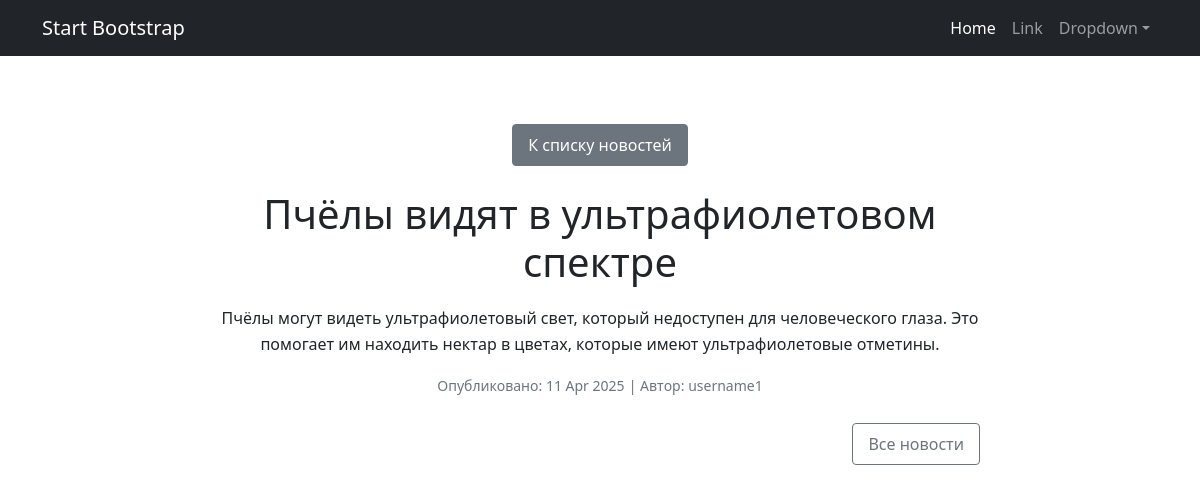
Before: /news/8 with the older database file.
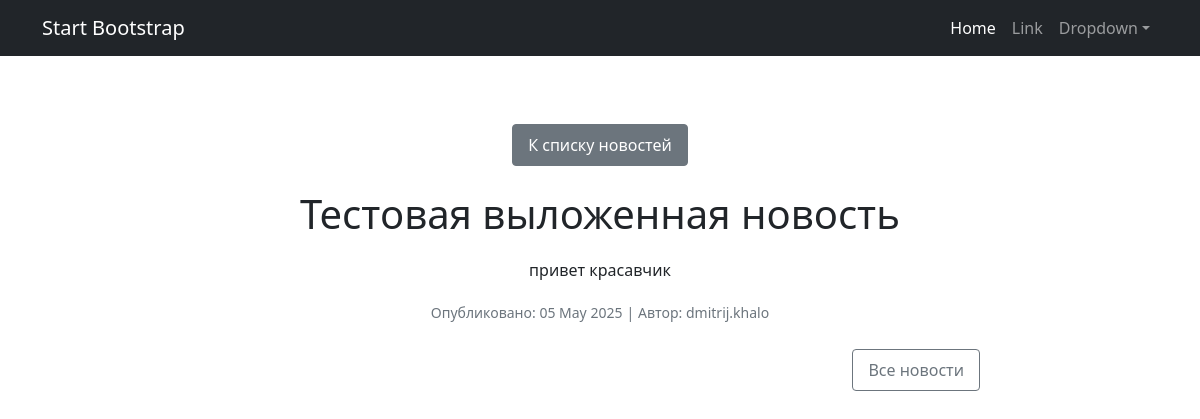
After: the same page with the newer database file.
### info/models.py (models this page shows, shortened)
class Post(models.Model):
    ARTICLE = 'AR'
    NEWS = 'NW'
    TYPE_CHOICES = [
        (ARTICLE, 'Статья'),
        (NEWS, 'Новость'),
    ]
    author = models.ForeignKey(User, on_delete=models.CASCADE, related_name='posts')
    type = models.CharField(max_length=2, choices=TYPE_CHOICES, default=NEWS)
    created_at = models.DateTimeField(auto_now_add=True)
    categories = models.ManyToManyField('Category', through='PostCategory')
    title = models.CharField(max_length=255)
    content = models.TextField()
    rating = models.IntegerField(default=0)

### info/views.py (the view)
# urls.py: path('news/<int:news_id>', news_detail, name='news_detail'),
def news_detail(request, news_id):
    post = get_object_or_404(Post, pk=news_id)
    return render(request, 'news_detail.html', {'post': post})

### accounts/templatetags/auth_extras.py (called while the page is built)
@register.filter(name='in_group')
def in_group(user, group_name):
    return user.groups.filter(name=group_name).exists()

### info/templatetags/my_filters.py (called while the page is built)
@register.filter(name='censor')
def censor(value):
    for pattern in BAD_PATTERNS:
        regex_pattern = re.compile(pattern, re.IGNORECASE)  # Игнорирование регистра
        value = regex_pattern.sub(lambda x: '*' * len(x.group()), value)
    return value

### templates/news_detail.html (shortened to what this page needs)
{% extends 'default.html' %}
{% load my_filters %}
{% load auth_extras %}
{% block content %}
<div class="news-detail">
    <div class="mb-4">
        <a href="{% url 'news' %}" class="btn btn-secondary">
             К списку новостей
        </a>
    </div>
    <h1>{{ post.title|censor }}</h1>
    <div class="news-content">
        <p>{{ post.content|censor }}</p>
        <p class="news-meta">
            <small>Опубликовано: {{ post.created_at|date:"d M Y" }}</small>
            {% if post.author %}
            <small> | Автор: {{ post.author.username }}</small>
            {% endif %}
        </p>
    </div>
    <div class="d-flex justify-content-between mt-4">
        <a href="{% url 'news' %}" class="btn btn-outline-secondary">
             Все новости
        </a>
    </div>
</div>
{% endblock content %}

Changed rows visible on the page:
changed Post: title|censor "Пчёлы видят в ультрафиолетовом спектре" → "Тестовая выложенная новость"; content|censor "Пчёлы могут видеть ультрафиолетовый свет, который недоступен для человеческого глаза. Это помогает им находить нектар в цветах, которые имеют ультрафиолетовые отметины." → "привет красавчик"; created_at "11 Apr 2025" → "05 May 2025"; author.username "username1" → "dmitrij.khalo"
